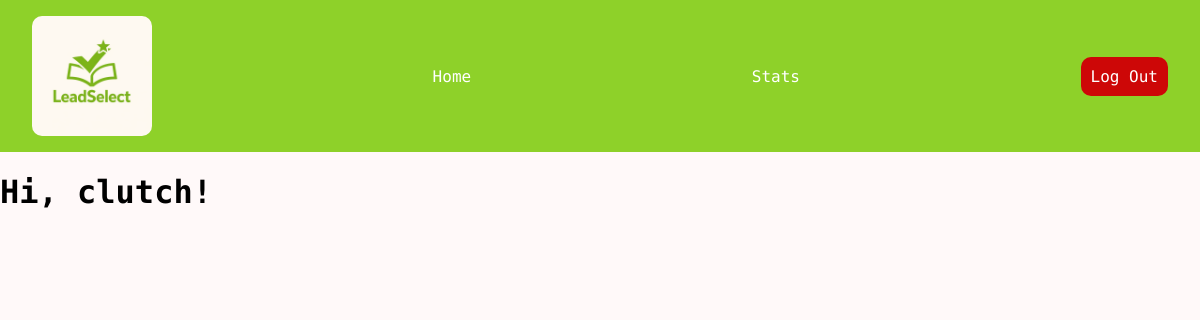
Page / (signed in) on the earlier database version.
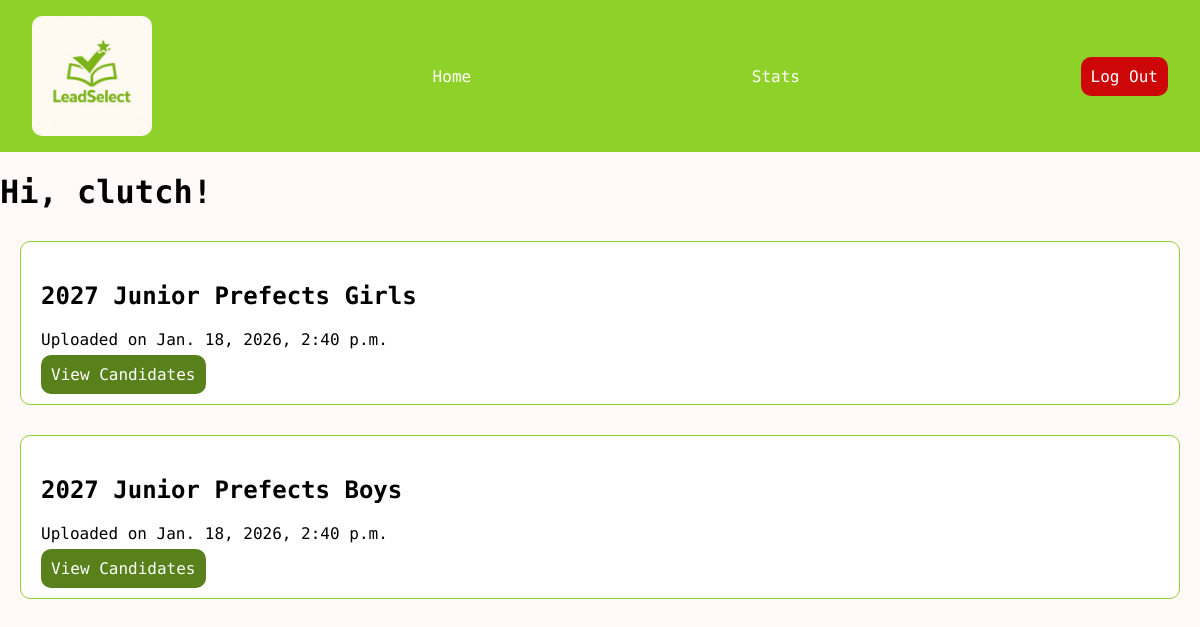
Same page on the later database version.
### core/models.py (models this page shows, shortened)
class Election(models.Model):
    title = models.CharField(max_length=100)
    is_active = models.BooleanField(default=True)
    date_created = models.DateTimeField(auto_now_add=True)

### core/views.py (the view)
# urls.py: path('', views.election_list, name='home'),
@login_required(login_url='/login/')
def election_list(request):
    elections = Election.objects.order_by('-date_created')
    return render(request, 'election_list.html', {'user': request.user, 'elections': elections})

### core/templates/election_list.html
{% extends 'base.html' %}
{% block content %}
    <h1>Hi, {{ user }}!</h1>
    {% for election in elections %}
        {% if election.is_active %}
            <div class="election-card">
                <h2>{{ election.title }}</h2>
                <p>Uploaded on {{ election.date_created }}</p>
                <a href="{% url 'election' election.pk %}">View Candidates</a>
            </div>
        {% endif %}
    {% endfor %}
{% endblock %}

### core/templates/base.html (shortened to what this page needs)
{% load static %}
<!DOCTYPE html>
<html lang="en">
<head>
    <link rel="stylesheet" href="{% static 'css/styles.css' %}">
</head>
<body>
    {% include 'navbar.html' %}
    <main>{% block content %}{% endblock %}</main>
</body>
</html>

### core/templates/navbar.html
{% load static %}
<nav>
    <img src="{% static 'img/leadselect-logo.png' %}" alt="LeadSelect Logo">
    <span><a href="{% url 'home' %}">Home</a></span>
    <span><a href="{% url 'stats' %}">Stats</a></span>
    <span class="logout"><a href="{% url 'signout' %}">Log Out</a></span>
</nav>

### core/static/css/styles.css (style rules this page uses)
* { font-family: 'Space Mono', sans-serif; }
body { margin: 0; padding: 0; box-sizing: border-box; background-color: #fff9f9; }
nav { background-color: #8ed129; padding: 1rem 2rem; display: flex; align-items: center; justify-content: space-between; }
nav a { color: #fff; text-decoration: none; }
.logout { background: #cd0707; padding: 10px; border-radius: 10px; }
nav img { width: 120px; border-radius: 10px; }
.election-card, .stats-card { background-color: #fff; padding: 20px; margin: 30px 20px; border-radius: 10px; border: 1px solid #8ed129; transition: transform 0.3s; }
.election-card a, .stats-card a { text-decoration: none; color: #fff; background-color: #58811c; padding: 10px; border-radius: 10px; }

Differences in the rows shown:
added Election: title "2027 Junior Prefects Girls", date_created "Jan. 18, 2026, 2:40 p.m."
added Election: title "2027 Junior Prefects Boys", date_created "Jan. 18, 2026, 2:40 p.m."
